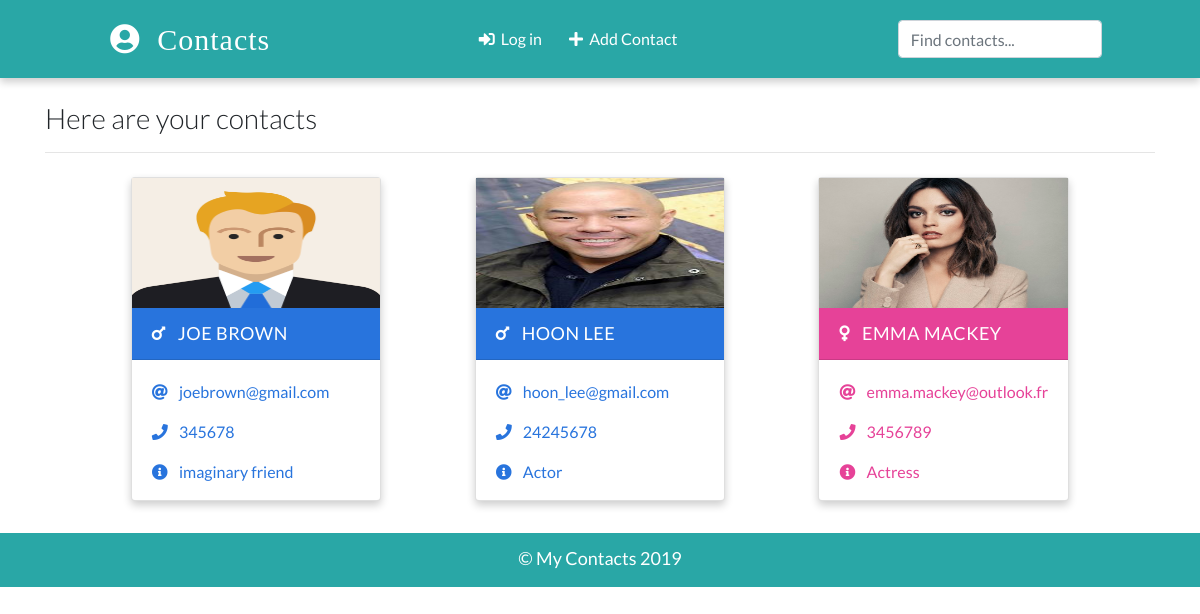
The app's page /, older data.
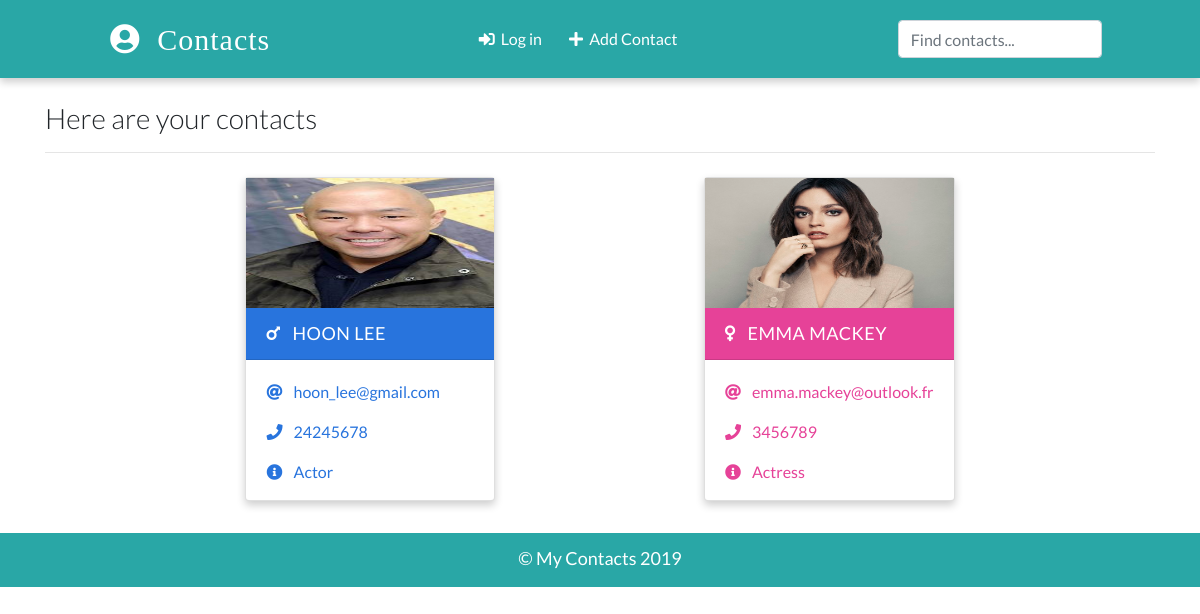
The same page, newer data.
### app/models.py (models this page shows, shortened)
class Contact(models.Model):
    name = models.CharField(max_length=20)
    email = models.EmailField(max_length=100)
    phone = models.IntegerField()
    info = models.CharField(max_length=30)
    gender = models.CharField(max_length=50, choices=(('male', 'Male'), ('female', 'Female')))
    image = models.ImageField(upload_to='images/', blank=True)
    date_added = models.DateField(default=datetime.now)

### app/views.py (the view)
# urls.py: path('', views.HomePageView.as_view(), name="home"),
class HomePageView(ListView):
    template_name = 'index.html'
    model = Contact
    context_object_name = 'contacts'

### templates/index.html (shortened to what this page needs)
{% extends 'base.html' %}
{% load static %}
{% block content %}
    <div class="container">
      <h3 class="heading font-weight-light">Here are your contacts</h3>
      <hr />
    </div>
    <div class="container main-part">
        {% if contacts %}
        {% for contact in contacts %}
        {% include 'partials/_card.html' %}
        {% endfor %}
        {% else %}
        <p>You have not save any contact yet</p>
        {% endif %}
    </div>
 {% endblock content %}

### templates/partials/_card.html
{% load static %}
{% if contact.gender == 'male' %}
      <div class="card my-2 mx-2 boy-card">
        <img src="{% if contact.image %}
        {{contact.image.url}}
        {% else %}
        {% static './images/boy.png' %}
        {% endif %}" class="img-fluid" />
        <div class="card-header">
          <a href="{% url 'detail' contact.id %}" class="text-white header-link"
            ><i class="fas fa-mars mr-2"></i> {{contact.name}} </a>
        </div>
        <div class="card-body pb-0">
          <p>
            <i class="fas fa-at mr-2"></i>
            <a href="mailto:{{contact.email}}">{{contact.email}}</a>
          </p>
          <p>
            <i class="fas fa-phone mr-2"></i>
            <a href="tel:{{contact.phone}}">{{contact.phone}}</a>
          </p>
          <p><i class="fas fa-info-circle mr-2"></i> {{contact.info}}</p>
        </div>
      </div>
        {% else %}
        <div class="card my-2 mx-2 girl-card">
        <img src="{% if contact.image %}
        {{contact.image.url}}
        {% else %}
        {% static './images/girl.png' %}
        {% endif %}" class="img-fluid" />
        <div class="card-header">
          <a href="{% url 'detail' contact.id %}" class="text-white header-link"
            ><i class="fas fa-venus mr-2"></i> {{contact.name}}</a
          >
        </div>
        <div class="card-body pb-0">
          <p>
            <i class="fas fa-at mr-2"></i>
            <a href="mailto:{{contact.email}}">{{contact.email}}</a>
          </p>
          <p>
            <i class="fas fa-phone mr-2"></i>
            <a href="tel:{{contact.phone}}">{{contact.phone}}</a>
          </p>
          <p><i class="fas fa-info-circle mr-2"></i> {{contact.info}}</p>
        </div>
      </div>
        {% endif %}

Row changes from the older to the newer data that the page shows:
removed Contact: name "JOE BROWN", email "joebrown@gmail.com", phone "345678", info "imaginary friend"
